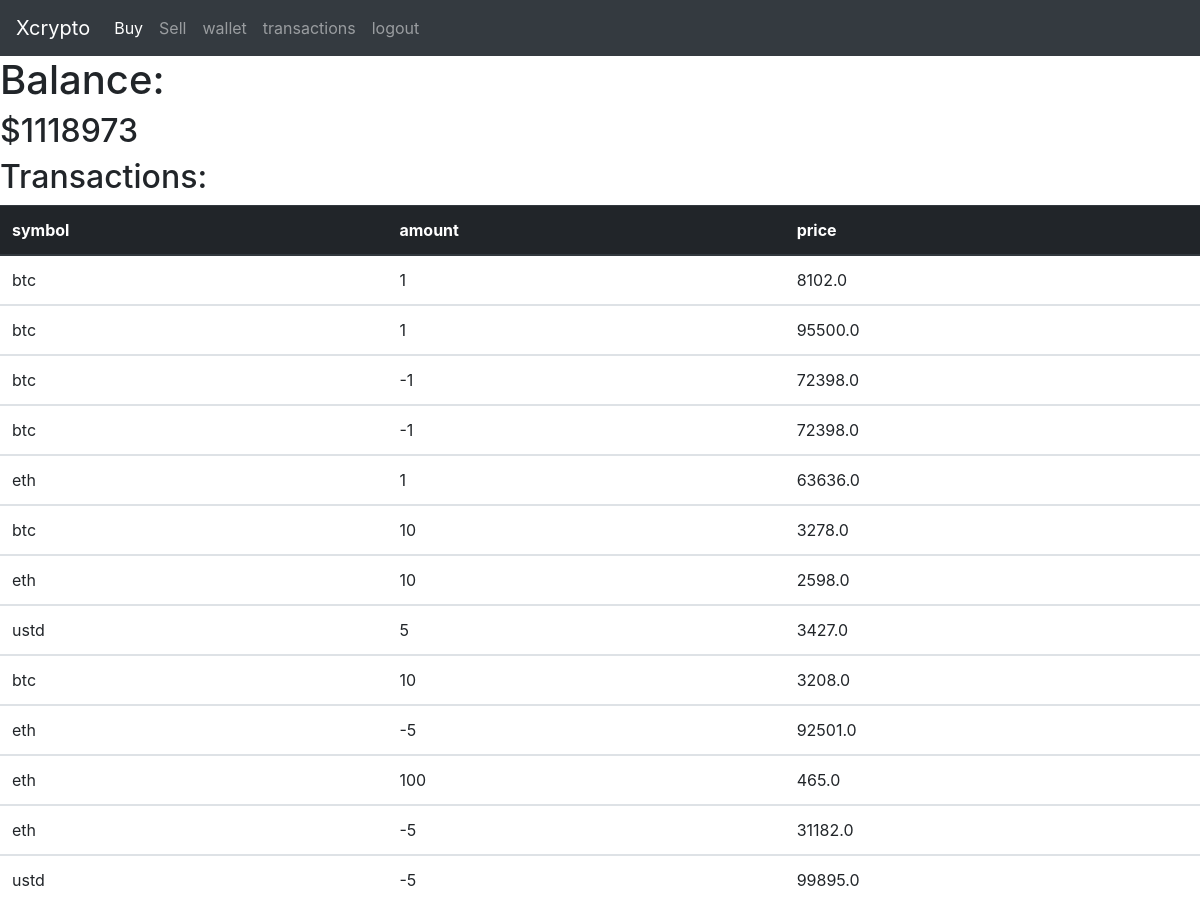
The page /transactions (signed in) on the database its author committed.
### tables this page shows
CREATE TABLE "users" (
	"id"	INTEGER NOT NULL,
	"username"	TEXT NOT NULL,
	"hash"	TEXT NOT NULL,
	"cash"	NUMERIC NOT NULL DEFAULT 5000.0,
	PRIMARY KEY("id" AUTOINCREMENT)
);

CREATE TABLE "transactions" (
	"id"	INTEGER,
	"user_id"	INTEGER,
	"symbol"	TEXT,
	"shares"	INTEGER,
	"price"	REAL,
	PRIMARY KEY("id" AUTOINCREMENT)
);

### app.py (the view)
@app.route("/transactions")
@login_required
def transactions():
    user_id = session["user_id"]
    cash = db.execute("select cash from users where id = ?", user_id)[0]["cash"]
    d_b = db.execute("select * from transactions where user_id = ?", user_id)
    return render_template("transactions.html", cash = cash , actions = d_b)

### helpers.py (called while the page is built)
def login_required(f):
    @wraps(f)
    def decorated_function(*args, **kwargs):
        if session.get("user_id") is None:
            return redirect("/login")
        return f(*args, **kwargs)
    return decorated_function

### templates/transactions.html (shortened to what this page needs)
{% extends "layout.html" %}
{% block main %}
    <div>
        <h1>Balance:</h1>
        <h2>${{cash}}</h2>
    </div>
    <div>
    <h2>Transactions:</h2>
    <table class="table">
        <thead class="thead-dark">
          <tr>
            <th scope="col">symbol</th>
            <th scope="col">amount</th>
            <th scope="col">price</th>
          </tr>
        </thead>
        <tbody>
            {% for row in actions %}
          <tr>
            <td>{{row["symbol"]}}</td>
            <td>{{row["shares"]}}</td>
            <td>{{row["price"]}}</td>
          </tr>
        </tbody>
        {% endfor %}
      </table>
    </div>
{% endblock %}

### templates/layout.html (shortened to what this page needs)
<!DOCTYPE html>
<html lang="en">
    <head>
        <link rel="stylesheet" href="../static/style.css">
        <link rel="stylesheet" href="https://cdn.jsdelivr.net/npm/bootstrap@4.0.0/dist/css/bootstrap.min.css">
    </head>
    <body>
      <nav class="navbar sticky-top navbar-expand-lg navbar-dark bg-dark">
      {% if session["user_id"] %}
      <a class="navbar-brand" href="/">Xcrypto</a>
      <div class="collapse navbar-collapse" id="navbarNav">
        <ul class="navbar-nav">
          <li class="nav-item active">
            <a class="nav-link" href="/buy">Buy<span class="sr-only">(current)</span></a>
          </li>
          <li class="nav-item">
            <a class="nav-link" href="/sell">Sell</a>
          </li>
          <li class="nav-item">
            <a class="nav-link" href="/account">wallet</a>
          </li>
          <li class="nav-item">
            <a class="nav-link" href="/transactions">transactions</a>
          </li>
          <li class="nav-item">
            <a class="nav-link" href="/logout">logout</a>
          </li>
          </ul>
          </div>
  {% endif %}
          </nav>
            {% block main %}{% endblock %}
    </body>
</html>

### rows shown on the page
users: cash "1118973"
transactions: symbol "btc", shares "1", price "8102.0"
transactions: symbol "btc", shares "1", price "95500.0"
transactions: symbol "btc", shares "-1", price "72398.0"
transactions: symbol "btc", shares "-1", price "72398.0"
transactions: symbol "eth", shares "1", price "63636.0"
transactions: symbol "btc", shares "10", price "3278.0"
transactions: symbol "eth", shares "10", price "2598.0"
transactions: symbol "ustd", shares "5", price "3427.0"
transactions: symbol "btc", shares "10", price "3208.0"
transactions: symbol "eth", shares "-5", price "92501.0"
transactions: symbol "eth", shares "100", price "465.0"
transactions: symbol "eth", shares "-5", price "31182.0"
transactions: symbol "ustd", shares "-5", price "99895.0"
